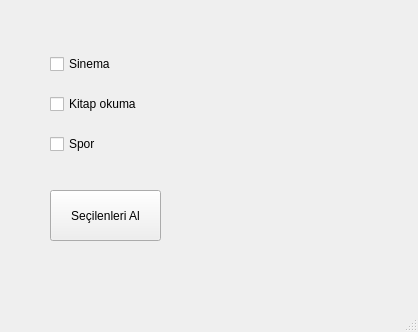
<?xml version="1.0" encoding="UTF-8"?>
<ui version="4.0">
 <class>MainWindow</class>
 <widget class="QMainWindow" name="MainWindow">
  <property name="geometry">
   <rect>
    <x>0</x>
    <y>0</y>
    <width>418</width>
    <height>332</height>
   </rect>
  </property>
  <property name="windowTitle">
   <string>MainWindow</string>
  </property>
  <widget class="QWidget" name="centralwidget">
   <widget class="QPushButton" name="btnSecilenleriAl">
    <property name="geometry">
     <rect>
      <x>50</x>
      <y>190</y>
      <width>111</width>
      <height>51</height>
     </rect>
    </property>
    <property name="text">
     <string>Seçilenleri Al</string>
    </property>
   </widget>
   <widget class="QLabel" name="lblResult">
    <property name="geometry">
     <rect>
      <x>190</x>
      <y>40</y>
      <width>151</width>
      <height>131</height>
     </rect>
    </property>
    <property name="text">
     <string/>
    </property>
   </widget>
   <widget class="QWidget" name="">
    <property name="geometry">
     <rect>
      <x>50</x>
      <y>40</y>
      <width>121</width>
      <height>131</height>
     </rect>
    </property>
    <layout class="QVBoxLayout" name="verticalLayout">
     <item>
      <widget class="QCheckBox" name="cbKitapOkumak">
       <property name="text">
        <string>Sinema</string>
       </property>
      </widget>
     </item>
     <item>
      <widget class="QCheckBox" name="cbSinema">
       <property name="text">
        <string>Kitap okuma</string>
       </property>
      </widget>
     </item>
     <item>
      <widget class="QCheckBox" name="cbSpor">
       <property name="text">
        <string>Spor</string>
       </property>
      </widget>
     </item>
    </layout>
   </widget>
  </widget>
  <widget class="QMenuBar" name="menubar">
   <property name="geometry">
    <rect>
     <x>0</x>
     <y>0</y>
     <width>418</width>
     <height>21</height>
    </rect>
   </property>
  </widget>
  <widget class="QStatusBar" name="statusbar"/>
 </widget>
 <resources/>
 <connections/>
</ui>
